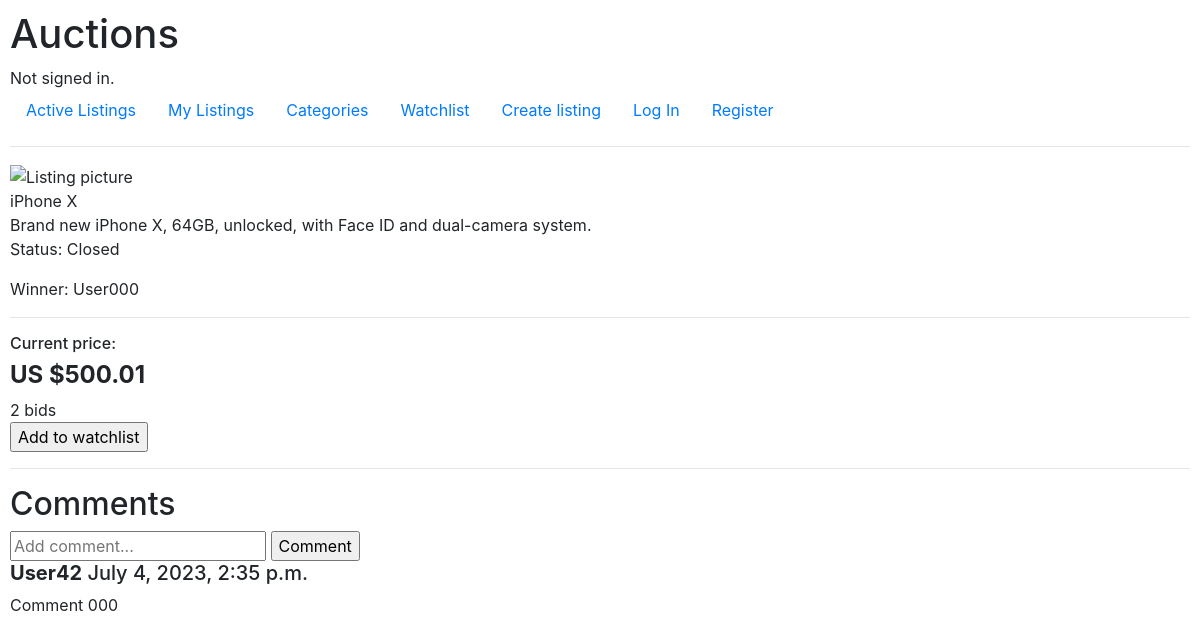
/listing/2, run on the app's committed database.
### auctions/models.py (models this page shows, shortened)
class Listing(models.Model):
    owner = models.ForeignKey(User, on_delete=models.CASCADE, related_name="owner")
    title = models.CharField(max_length=64)
    description = models.TextField()
    start_bid = models.DecimalField(max_digits=10, decimal_places=2)
    image = models.URLField(max_length=200)
    bids = models.ManyToManyField(Bid, blank=True, related_name="bids")
    time = models.OneToOneField(Time, on_delete=models.CASCADE)
    condition = models.ForeignKey(Condition, on_delete=models.SET_NULL, null=True, related_name='listings')
    category = models.CharField(max_length=64, default=None, null=True, blank=True, choices=CATEGORY_CHOICES)
    active_status = models.CharField(max_length=16, default="active", choices=STATUS_CHOICES)
    watchlist = models.ManyToManyField(User, blank=True, related_name="watching_users")
    comments = models.ManyToManyField(Comment, blank=True, related_name="comments")
    winner = models.OneToOneField(User, on_delete=models.CASCADE, blank=True, default=None, null=True)

class User(AbstractUser):
    pass

class Bid(models.Model):
    price = models.DecimalField(max_digits=10, decimal_places=2)
    time = models.DateTimeField(auto_now=True)
    user = models.ForeignKey(User, on_delete=models.CASCADE, related_name="user")

class Comment(models.Model):
    commentator = models.ForeignKey(User, on_delete=models.CASCADE, related_name="commentator")
    message = models.TextField(max_length=1000)
    time = models.DateTimeField(auto_now_add=True)
    is_modified = models.BooleanField(default=False)

### auctions/views.py (the view)
# urls.py: path("listing/<int:listing_id>", views.listing, name="listing"),
def listing(request, listing_id):
    listing = Listing.objects.get(pk=listing_id)
    is_watching = request.user in listing.watchlist.all()
    owner_id = listing.owner.id
    is_owner = True if request.user.id == owner_id else False
    comments = listing.comments.all()
    current_price = get_price(listing)
    message = request.GET.get('message')
    return render(request, "auctions/listing.html", {
        "listing": listing,
        "is_watching": is_watching,
        "comments": comments,
        "is_owner": is_owner,
        "current_price": current_price,
        "message": message,
    })

### auctions/utilities.py (called while the page is built)
def get_price(listing):
    if listing.bids.exists():
        bid = listing.bids.order_by('-price').first()
        return bid.price
    else:
        return listing.start_bid

### auctions/templates/auctions/listing.html (shortened to what this page needs)
{% extends 'auctions/layout.html' %}
{% block body %}
<main>
    <section>
        <div>
            <img src="{{ listing.image }}" alt="Listing picture" style="width:300px">
        </div>
        <div>
        {{ listing.title }}
        <br>
        {{ listing.description }}
        {% if listing.active_status == "active" %}
        <p>Status: Active</p>
        {% elif listing.active_status == "inactive" %}
        <p>Status: Inactive</p>
        {% else %}
        <p>Status: Closed</p>
        <p>Winner: {{ listing.winner }}</p>
        {% endif %}
        </div>
        <hr>
    </section>
    <section>
        {% if not is_owner %}
        <div>
            {% if not listing.bids.count == 0 %}
            <div>
                <h6>Current price:</h6>
                <h4><strong>US ${{ current_price }}</strong></h4>
            </div>
            {% else %}
            <div>
                <h6>Start bid:</h6>
                <h4><strong>US ${{ current_price }} </strong></h4>
            </div>
            {% endif %}
            <div>
                {{ listing.bids.count }}
                {% if listing.bids.count == 1 %}
                    bid
                {% else %}
                    bids
                {% endif %}
            </div>
        </div>
        <div>
            {% if not is_watching %}
            <form action="{% url 'watchlist' listing.id %}" method="POST">
                <input type="submit" value="Add to watchlist">
            </form>
            {% else %}
            <form action="{% url 'delete_watchlist' listing.id %}" method="POST">
                {% csrf_token %}
                <input type="submit" value="Unwatch">
            </form>
            {% endif %}
        </div>
        {% endif %}
    </section>
    <hr>
</main>
<main>
    <h2>Comments</h2>
    <div>
        <form action="{% url 'comment' listing.id %}" method="POST">
            <input name="message" type="text" placeholder="Add comment...">
            <input type="submit" value="Comment">
        </form>
    </div>
    {% for comment in comments %}
    <div>
        <h5><strong>{{ comment.commentator }}</strong>
            {{ comment.time }}
        </h5>
        <p>{{ comment.message }}</p>
    </div>
    {% endfor %}
</main>
{% endblock body %}

### auctions/static/auctions/styles.css (style rules this page uses)
body { padding: 10px; }

### data on the page
Listing: title "iPhone X", description "Brand new iPhone X, 64GB, unlocked, with Face ID and dual-camera system.", winner "User000", bids.count "2"
Bid: price "500.01"
Comment: commentator "User42", time "July 4, 2023, 2:35 p.m.", message "Comment 000"
